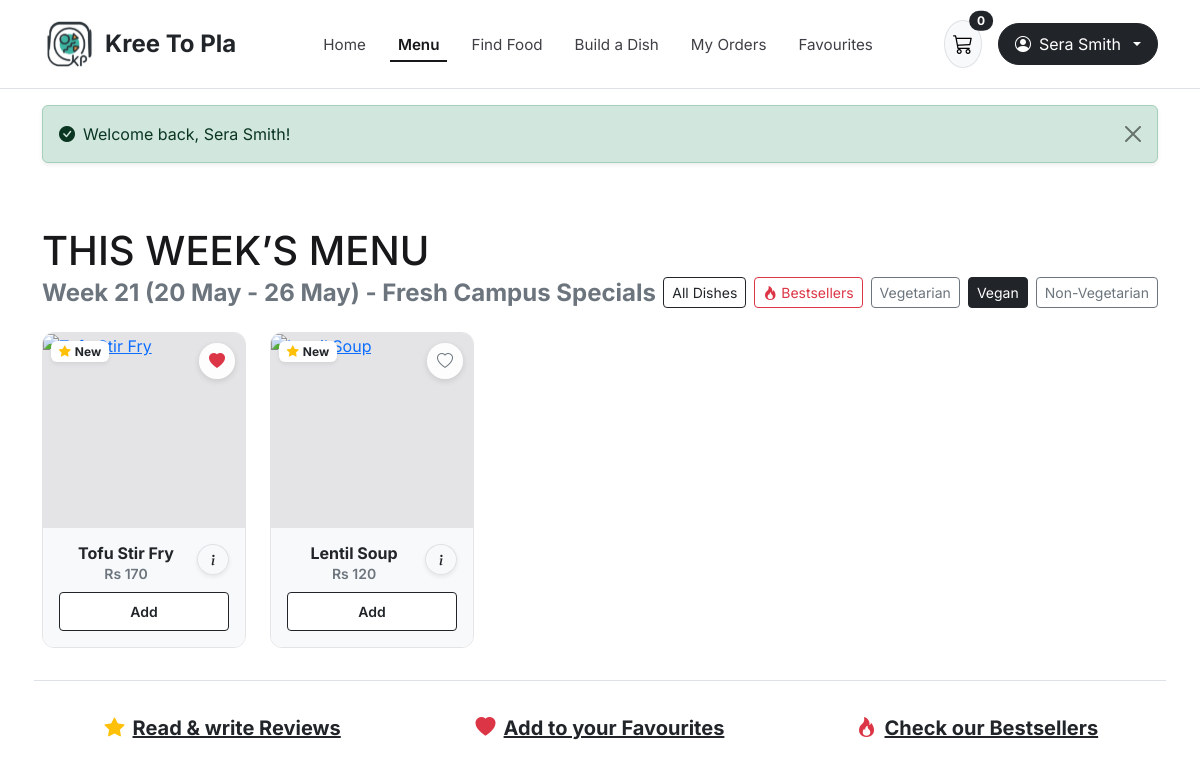
The app's page /menu.php?type=Vegan (signed in) with its own data.
### tables this page shows
CREATE TABLE Menu (
  menu_id      INT UNSIGNED AUTO_INCREMENT PRIMARY KEY,
  week_start   DATE NOT NULL,
  week_end     DATE NOT NULL,
  description  VARCHAR(250) NULL,
  is_published BOOLEAN NOT NULL DEFAULT TRUE,
  CONSTRAINT ck_menu_dates CHECK (week_end >= week_start)
);

CREATE TABLE Dish (
  dish_id     INT UNSIGNED AUTO_INCREMENT PRIMARY KEY,
  dish_name   VARCHAR(150) NOT NULL,
  description TEXT NULL,
  type        ENUM('Vegetarian', 'Vegan', 'Non-Vegetarian') NOT NULL,
  base_price  DECIMAL(10,2) NOT NULL,
  bestseller  BOOLEAN NOT NULL DEFAULT FALSE,
  image_url   VARCHAR(255) NULL,
  is_active   BOOLEAN NOT NULL DEFAULT TRUE,
  CONSTRAINT ck_dish_price CHECK (base_price >= 0)
);

### includes/security.php (called while the page is built, shortened)
<?php
function e(mixed $value): string
{
    return htmlspecialchars((string) ($value ?? ''), ENT_QUOTES | ENT_SUBSTITUTE, 'UTF-8');
}

### menu.php (the view, shortened to what this page needs)
<?php
require_once __DIR__ . '/includes/security.php';
$menuStmt = $pdo->query('SELECT * FROM Menu WHERE is_published = TRUE ORDER BY week_start DESC LIMIT 1');
$activeMenu = $menuStmt->fetch();
$filterBestseller = isset($_GET['bestsellers']) && $_GET['bestsellers'] === '1';
$filterType       = trim((string) ($_GET['type'] ?? ''));
$allowedTypes = ['Vegetarian', 'Vegan', 'Non-Vegetarian'];
$favIds = [];
if (isLoggedIn()) {
    $fStmt = $pdo->prepare('SELECT dish_id FROM Favourite WHERE customer_id = :cid');
    $fStmt->execute([':cid' => $_SESSION['user_id']]);
    $favIds = array_map('intval', array_column($fStmt->fetchAll(), 'dish_id'));
}
$sql = '
    SELECT d.dish_id, d.dish_name, d.description, d.type, d.bestseller, d.image_url,
           COALESCE(mi.price, d.base_price) AS menu_price,
           COALESCE(mi.availability, TRUE) AS is_available,
           ROUND(AVG(CASE WHEN r.is_visible = TRUE THEN r.rating END), 1) AS avg_rating
    FROM Dish d
    LEFT JOIN Menu_item mi ON d.dish_id = mi.dish_id AND mi.menu_id = :menu_id
    LEFT JOIN Review r ON d.dish_id = r.dish_id
    WHERE d.is_active = TRUE
';
$params = [':menu_id' => $activeMenu['menu_id'] ?? 1];
if ($filterType !== '') {
    $sql .= ' AND d.type = :type';
    $params[':type'] = $filterType;
}
$sql .= ' GROUP BY d.dish_id, mi.price, mi.availability ORDER BY d.bestseller DESC, d.dish_id ASC';
$stmt = $pdo->prepare($sql);
$stmt->execute($params);
$dishes = $stmt->fetchAll();
require_once __DIR__ . '/includes/header.php';
?>
<div class="container py-5">
    <div class="d-flex flex-column flex-md-row justify-content-between align-items-md-end mb-4">
        <div>
            <h1 class="fw-extrabold text-uppercase mb-1">THIS WEEK’S MENU</h1>
            <?php if ($activeMenu): ?>
                <h4 class="fw-bold text-secondary mb-0">
                    <?= e($activeMenu['description'] ?: ('Week (' . $activeMenu['week_start'] . ' - ' . $activeMenu['week_end'] . ')')) ?>
                </h4>
            <?php endif; ?>
        </div>
        <div class="d-flex flex-wrap gap-2 mt-3 mt-md-0">
            <a href="menu.php" class="btn btn-sm <?= (!$filterBestseller && $filterType === '') ? 'btn-dark' : 'btn-outline-dark' ?>">All Dishes</a>
            <a href="menu.php?bestsellers=1" class="btn btn-sm <?= $filterBestseller ? 'btn-danger' : 'btn-outline-danger' ?>">
                <i class="bi bi-fire"></i> Bestsellers
            </a>
            <?php foreach ($allowedTypes as $t): ?>
                <a href="menu.php?type=<?= urlencode($t) ?>" class="btn btn-sm <?= $filterType === $t ? 'btn-dark' : 'btn-outline-secondary' ?>">
                    <?= e($t) ?>
                </a>
            <?php endforeach; ?>
        </div>
    </div>
    <div class="row row-cols-1 row-cols-sm-2 row-cols-md-3 row-cols-lg-5 g-4 mb-5">
        <?php foreach ($dishes as $dish):
            $id    = (int) $dish['dish_id'];
            $isFav = in_array($id, $favIds, true);
            $avail = (bool) $dish['is_available'];
        ?>
            <div class="col">
                <div class="kp-dish-card h-100 d-flex flex-column">
                    <div class="kp-dish-img-wrap">
                        <span class="position-absolute top-0 start-0 m-2 badge bg-white text-dark shadow-sm">
                            <i class="bi bi-star-fill text-warning me-1"></i><?= $dish['avg_rating'] ? e($dish['avg_rating']) : 'New' ?>
                        </span>
                        <form method="POST" action="process_action.php">
                            <button type="submit" class="kp-fav-btn" title="Save to Favourites" aria-label="Toggle favourite">
                                <i class="bi <?= $isFav ? 'bi-heart-fill text-danger' : 'bi-heart text-secondary' ?>"></i>
                            </button>
                        </form>
                        <a href="dish.php?id=<?= $id ?>">
                        </a>
                    </div>
                    <div class="p-3 bg-light flex-grow-1 d-flex flex-column justify-content-between">
                        <div class="d-flex justify-content-between align-items-start mb-2">
                            <div class="text-center w-100">
                                <a href="dish.php?id=<?= $id ?>" class="text-decoration-none text-dark">
                                    <h6 class="fw-bold mb-0"><?= e($dish['dish_name']) ?></h6>
                                </a>
                                <div class="fw-semibold small text-secondary">Rs <?= number_format((float) $dish['menu_price'], 0) ?></div>
                            </div>
                            <a href="dish.php?id=<?= $id ?>" class="btn btn-sm btn-white rounded-circle border shadow-sm ms-1" title="View Ingredients & Reviews">
                                <i class="bi bi-info-lg fw-bold"></i>
                            </a>
                        </div>
                        <?php if ($avail): ?>
                            <form method="POST" action="process_action.php">
                                <button type="submit" class="btn btn-white bg-white border border-dark w-100 fw-semibold btn-sm py-2">
                                    Add
                                </button>
                            </form>
                        <?php else: ?>
                            <button type="button" class="btn btn-secondary w-100 btn-sm py-2" disabled>Unavailable</button>
                        <?php endif; ?>
                    </div>
                </div>
            </div>
        <?php endforeach; ?>
    </div>
    <div class="row text-center pt-3 border-top g-3">
        <div class="col-md-4">
            <a href="dish.php?id=1#reviews" class="text-dark fw-bold fs-5 text-decoration-underline">
                <i class="bi bi-star-fill text-warning me-2"></i>Read &amp; write Reviews
            </a>
        </div>
        <div class="col-md-4">
            <a href="favourites.php" class="text-dark fw-bold fs-5 text-decoration-underline">
                <i class="bi bi-heart-fill text-danger me-2"></i>Add to your Favourites
            </a>
        </div>
        <div class="col-md-4">
            <a href="menu.php?bestsellers=1" class="text-dark fw-bold fs-5 text-decoration-underline">
                <i class="bi bi-fire text-danger me-2"></i>Check our Bestsellers
            </a>
        </div>
    </div>
</div>
<?php require_once __DIR__ . '/includes/footer.php'; ?>

### assets/css/style.css (style rules this page uses)
:root { --kp-black: #18181b; --kp-gray-bg: #d9d9d9; --kp-light-bg: #f4f4f5; --kp-accent-teal: #2dd4bf; --kp-accent-red: #dc2626; --kp-accent-amber: #d97706; --kp-purple: #6d5acd; }
body { font-family: 'Inter', -apple-system, BlinkMacSystemFont, sans-serif; color: var(--kp-black); background-color: #ffffff; }
.kp-dish-card { border: 1px solid #e4e4e7; border-radius: 12px; overflow: hidden; transition: transform 0.18s ease, box-shadow 0.18s ease; background: #fff; }
.kp-dish-img-wrap { position: relative; height: 195px; background-color: #e4e4e7; overflow: hidden; }
.kp-fav-btn { position: absolute; top: 10px; right: 10px; width: 36px; height: 36px; border-radius: 50%; background: rgba(255, 255, 255, 0.92); border: none; display: inline-flex; align-items: center; justify-content: center; cursor: pointer; box-shadow: 0 2px 6px rgba(0,0,0,0.12); transition: transform 0.15s ease; }

### records on screen
menu: description "Week 21 (20 May - 26 May) - Fresh Campus Specials"
dish: dish_name "Tofu Stir Fry", menu_price "170"
dish: dish_name "Lentil Soup", menu_price "120"

### other values on screen
$cartCount "0"
$_SESSION['user_name'] "Sera Smith"
$_SESSION['flash_success'] "Welcome back, Sera Smith!"
$t "Vegetarian"
$t "Vegan"
$t "Non-Vegetarian"
